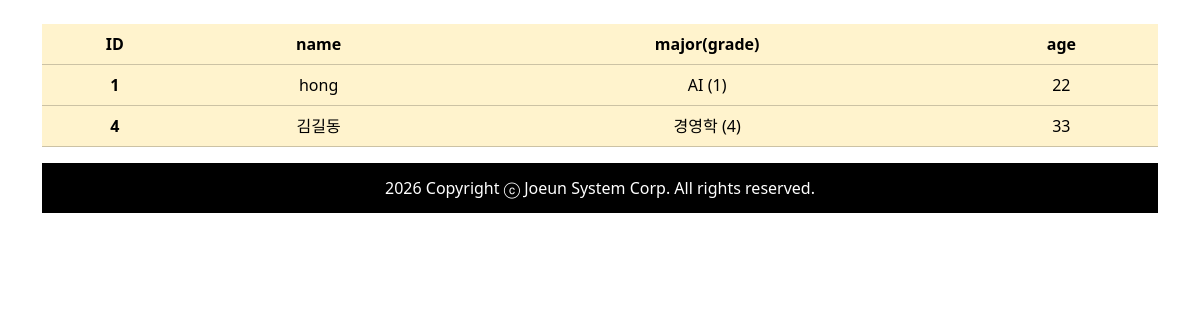
The page / on the database its author committed.
### student/models.py (models this page shows, shortened)
class Student(models.Model): # 테이블이름 : 앱명_클래스명소문자(student_student)
  id = models.AutoField(primary_key=True) # 테이블안의 컬럼
  name = models.CharField(max_length=100, unique=True)
  major = models.CharField(max_length=100, null=True, blank=True)
  age   = models.IntegerField(default=1)
  grade = models.IntegerField(default=1)

### student/views.py (the view)
# urls.py: path("", views.list),
def list(request):
  students = Student.objects.all()
  return render(request, "student/list.html", {"students":students})

### student/templates/student/list.html (shortened to what this page needs)
{% extends "base.html" %}
{% block content %}
  {% if students %}
    <table class="table table-warning">
      <thead>
        <tr>
          <th scope="col">ID</th>
          <th scope="col">name</th>
          <th scope="col">major(grade)</th>
          <th scope="col">age</th>
        </tr>
      </thead>
      <tbody>
        {% for s in students %}
        <tr onclick="location='/student/get/{{s.id}}'">
          <th scope="row">{{s.id}}</th>
          <td>{{s.name}}</td>
          <td>{{s.major}} ({{s.grade}})</td>
          <td>{{s.age}}</td>
        </tr>
        {% endfor %}
      </tbody>
    </table>
  {% else %}
      <table class="table table-secondary">
        <tr><td>데이터가 없습니다</td></tr>
      </table>
  {% endif %}
{% endblock %}

### rows shown on the page
Student: id "1", name "hong", major "AI", grade "1", age "22"
Student: id "4", name "김길동", major "경영학", grade "4", age "33"

### other values the page prints
{{ year }} "2026"
